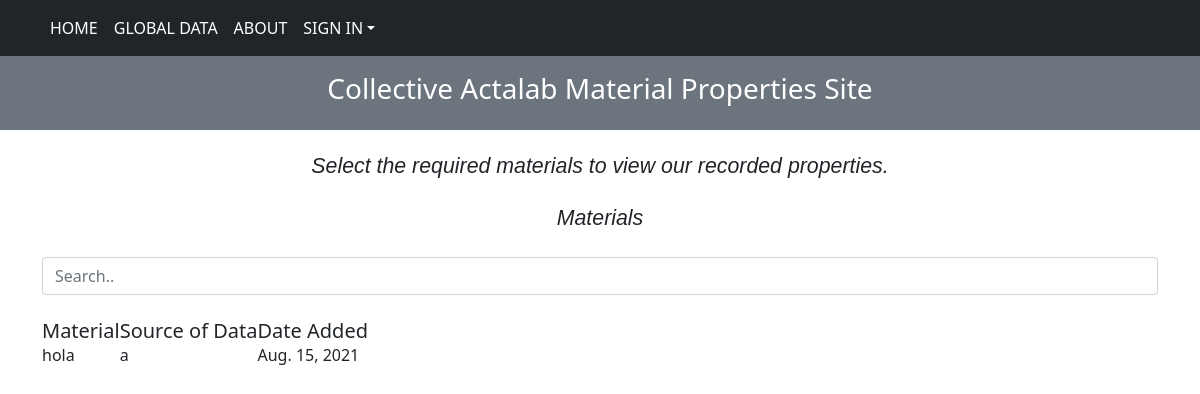
The page /materials_list/ on the database as committed earlier.
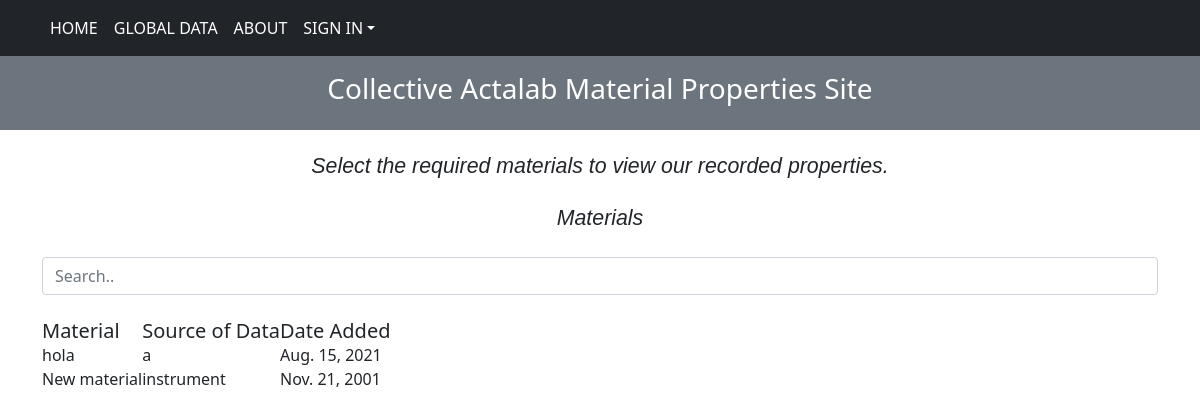
The same page on the database as committed later.
### blog/models.py (models this page shows, shortened)
class MaterialList(models.Model):
    material = models.CharField(max_length=250)
    source_of_data = models.CharField("Source of Data", max_length=250)
    date_added = models.DateField("Material Created On (YYYY-MM-DD)")
    class Meta:
        verbose_name_plural = 'Actalab Materials'

### blog/views.py (the view)
# urls.py: path("materials_list/", MaterialsListView.as_view(),
class MaterialsListView(TemplateView):
    template_name = "materialslist.html"
    def get_context_data(self, **kwargs):
        context = super().get_context_data(**kwargs)
        context['material_list'] = MaterialList.objects.all()
        return context

### blog/templates/materialslist.html (shortened to what this page needs)
<!doctype html>
<html lang="en">
  <head>
    <link rel="stylesheet" href="https://stackpath.bootstrapcdn.com/bootstrap/4.3.1/css/bootstrap.min.css">
    <link rel="stylesheet" href="https://use.fontawesome.com/releases/v5.6.3/css/all.css">
    <link rel="stylesheet" href="https://unpkg.com/bootstrap-table@1.18.3/dist/bootstrap-table.min.css">
  </head>
  <body>
    {% include 'navbar.html' %}
    <div class="description_class">
      <h2 id="description"> Select the required materials to view our recorded properties.</h2>
    </div>
    <div class = "home_body_div container">
        <div class="table_heading">
          <p id="description" >Materials</p>
        </div>
        <input class="form-control" id="myInput" type="text" placeholder="Search.."><br>
    <table
    id="table"
    data-toggle="table"
    data-filter-control="true"
    >
                      <thead class="thead-dark">
                    <tr id='tableHeader'>
                    <th  data-field="material" class="h5" data-sortable="true" > Material </th>
                    <th  data-field="source-of-data" class="h5" data-sortable="true">  Source of Data </th>
                    <th  data-field="data-added" class="h5" data-sortable="true">  Date Added </th>
                    </tr>
                </thead>
      <tbody id="myTable">
                {% for i in material_list %}
                <tr>
                  <td>{{i.material}}</td>
                  <td>{{i.source_of_data}}</td>
                  <td>{{i.date_added}}</td>
                </tr>
                  {% endfor %}
                </tbody>
    </table>
  </body>
</html>

Rows that differ between the two databases and show on the page:
added MaterialList: material "New material", source_of_data "instrument", date_added "Nov. 21, 2001"
